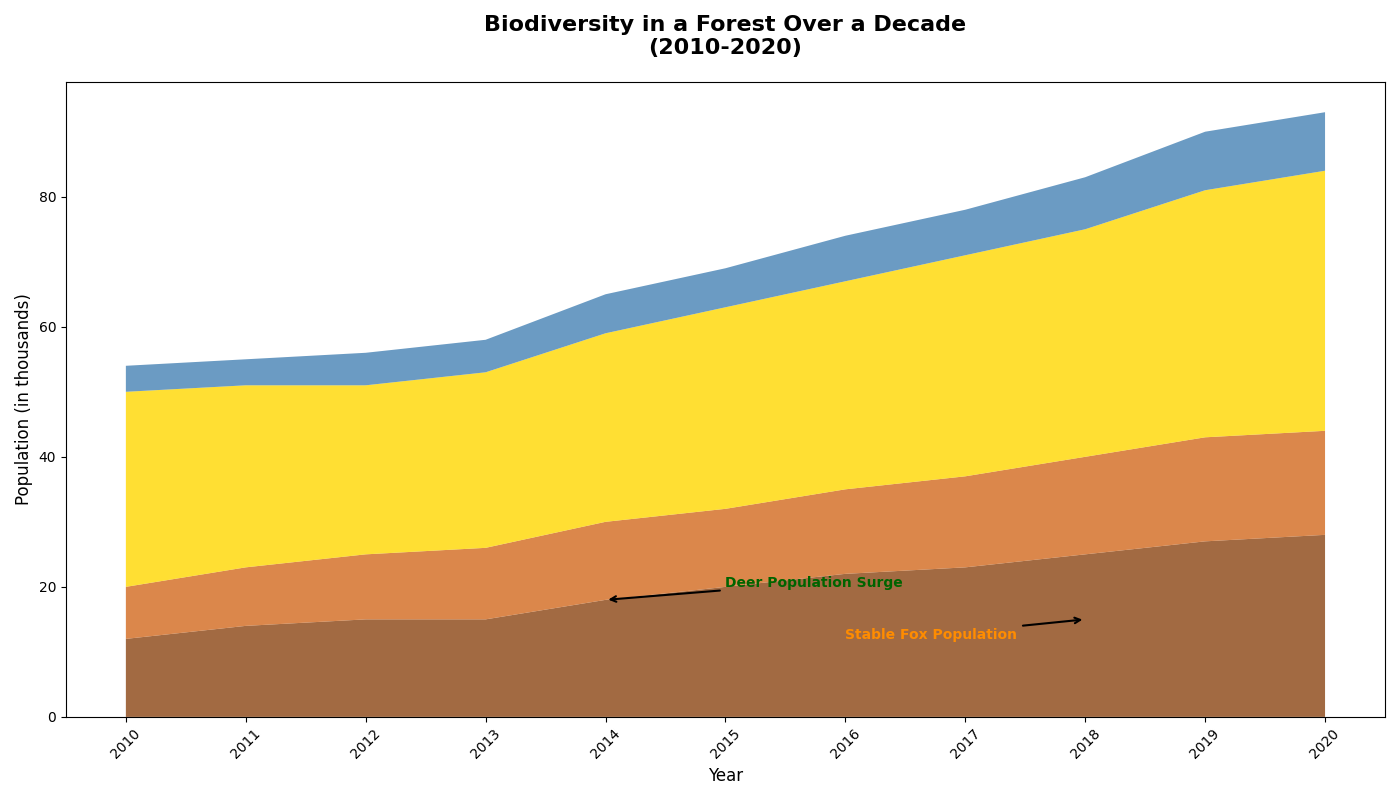

Python code for this plot:
import matplotlib.pyplot as plt
import numpy as np

# Years from 2010 to 2020
years = np.arange(2010, 2021)

# Population data for each species (in thousands)
deer = [12, 14, 15, 15, 18, 20, 22, 23, 25, 27, 28]
foxes = [8, 9, 10, 11, 12, 12, 13, 14, 15, 16, 16]
rabbits = [30, 28, 26, 27, 29, 31, 32, 34, 35, 38, 40]
wolves = [4, 4, 5, 5, 6, 6, 7, 7, 8, 9, 9]

# Stack the population data
populations = np.vstack([deer, foxes, rabbits, wolves])

# Define colors for each species
colors = ['#8B4513', '#D2691E', '#FFD700', '#4682B4']

# Setup the figure
plt.figure(figsize=(14, 8))

# Plot the stacked area chart
plt.stackplot(years, populations, colors=colors, alpha=0.8)

# Title and labels
plt.title('Biodiversity in a Forest Over a Decade\n(2010-2020)', fontsize=16, fontweight='bold', pad=20)
plt.xlabel('Year', fontsize=12)
plt.ylabel('Population (in thousands)', fontsize=12)

# Rotate x-axis labels to avoid overlap
plt.xticks(years, rotation=45)

# Annotate significant population growth
plt.annotate('Deer Population Surge', xy=(2014, deer[4]), xytext=(2015, 20),
             arrowprops=dict(facecolor='green', arrowstyle='->', lw=1.5),
             fontsize=10, color='darkgreen', fontweight='bold')
plt.annotate('Stable Fox Population', xy=(2018, foxes[8]), xytext=(2016, 12),
             arrowprops=dict(facecolor='orange', arrowstyle='->', lw=1.5),
             fontsize=10, color='darkorange', fontweight='bold')

# Adjust the layout for better presentation
plt.tight_layout()

# Show the chart
plt.show()
